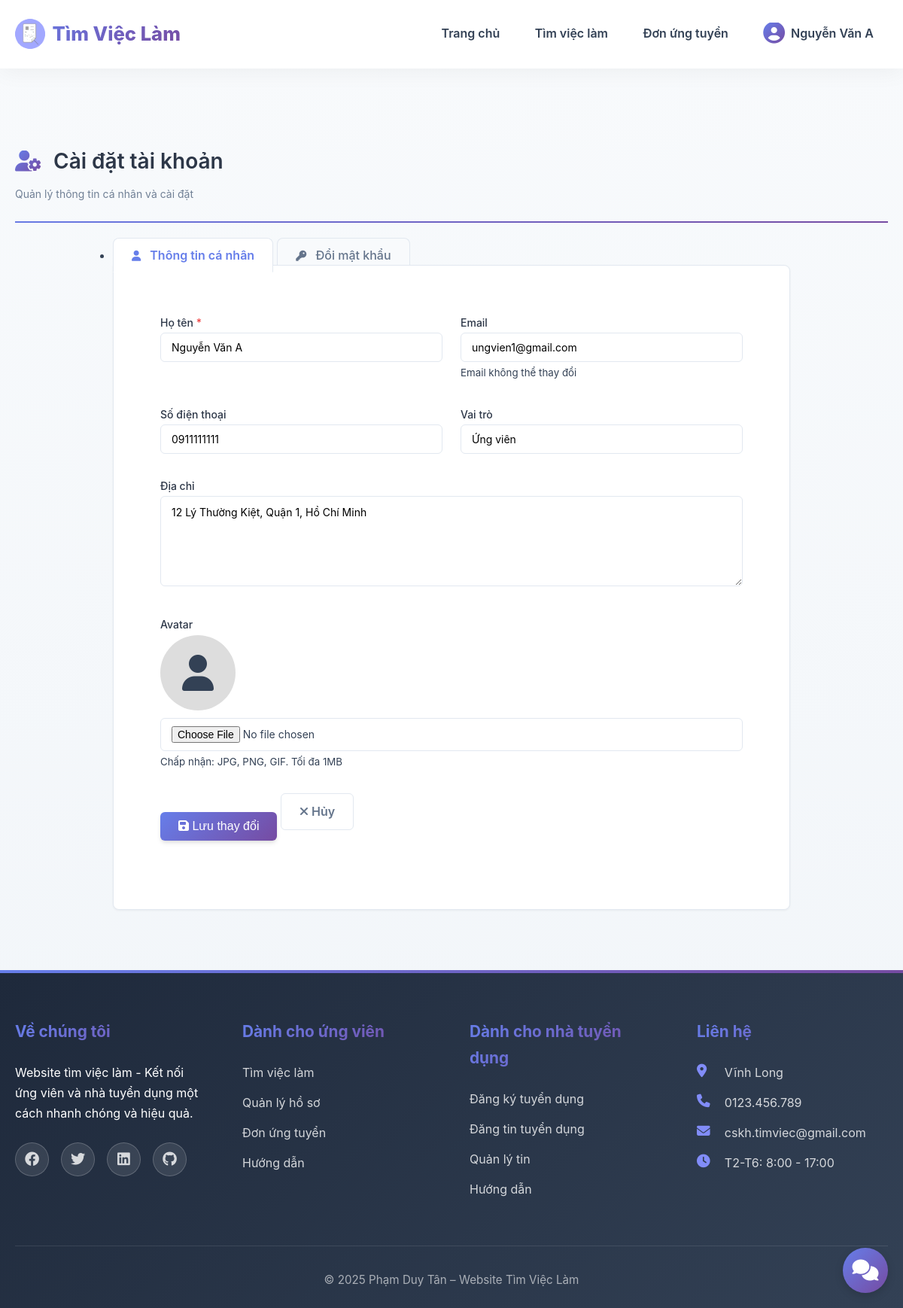
The app's page /taikhoan (signed in), older data.
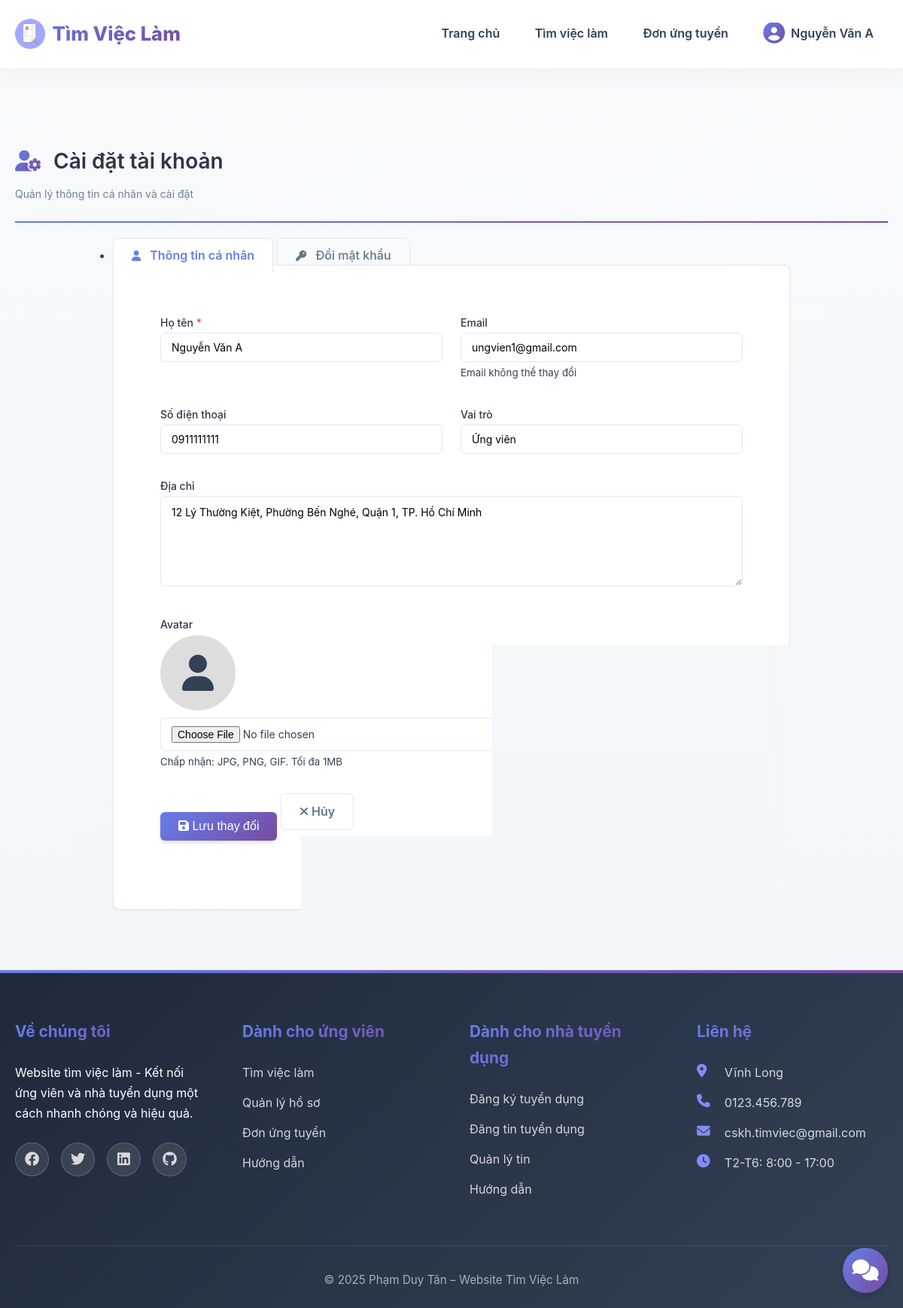
The same page, newer data.
### tables this page shows
CREATE TABLE `nguoidung` (
  `id` int(11) NOT NULL,
  `email` varchar(255) NOT NULL,
  `matkhau` varchar(255) NOT NULL,
  `hoten` varchar(255) NOT NULL,
  `sodienthoai` varchar(20) DEFAULT NULL,
  `diachi` text DEFAULT NULL,
  `avatar` varchar(255) DEFAULT NULL,
  `vaitro` enum('admin','ungvien','tuyendung','choduyet') DEFAULT 'ungvien',
  `trangthai` enum('hoatdong','khoa') DEFAULT 'hoatdong',
  `xacminh` tinyint(1) DEFAULT 0,
  `ngaytao` datetime DEFAULT current_timestamp(),
  `ngaycapnhat` datetime DEFAULT current_timestamp() ON UPDATE current_timestamp()
);

### app/controllers/TaikhoanController.php (called while the page is built, shortened)
<?php
require_once BASE_PATH . 'app/models/NguoiDungModel.php';
class TaikhoanController extends BaseController {
    private $nguoiDungModel;
    private $db;
    public function __construct() {
        $this->db = Database::getInstance()->getConnection();
        $this->nguoiDungModel = new NguoiDungModel();
    }
    public function index() {
        $userId = $_SESSION['nguoidung_id'];
        $vaitro = $_SESSION['vaitro'];
        $user = $this->nguoiDungModel->layThongTin($userId);
        $thongTinBoSung = null;
        if ($vaitro == 'ungvien') {
            $sql = "SELECT * FROM thongtinungvien WHERE nguoidung_id = :id";
            $stmt = $this->db->prepare($sql);
            $stmt->bindParam(':id', $userId);
            $stmt->execute();
            $thongTinBoSung = $stmt->fetch(PDO::FETCH_ASSOC);
        } elseif ($vaitro == 'tuyendung') {
            $sql = "SELECT * FROM thongtinnhatuyendung WHERE nguoidung_id = :id";
            $stmt = $this->db->prepare($sql);
            $stmt->bindParam(':id', $userId);
            $stmt->execute();
            $thongTinBoSung = $stmt->fetch(PDO::FETCH_ASSOC);
        }
        $data = [
            'pageTitle' => 'Cài đặt tài khoản',
            'user' => $user,
            'thongTinBoSung' => $thongTinBoSung
        ];
        $this->view('taikhoan/index', $data);
    }
}

### app/core/Database.php (called while the page is built, shortened)
<?php
class Database {
    private static $instance = null;
    private $connection;
    private function __construct() {
        try {
            $this->connection = new PDO(
                "mysql:host=" . DB_HOST . ";dbname=" . DB_NAME . ";charset=utf8mb4",
                DB_USER,
                DB_PASS,
                [
                    PDO::ATTR_ERRMODE => PDO::ERRMODE_EXCEPTION,
                    PDO::ATTR_DEFAULT_FETCH_MODE => PDO::FETCH_ASSOC,
                    PDO::ATTR_EMULATE_PREPARES => false
                ]
            );
        } catch (PDOException $e) {
            die("Database connection failed: " . $e->getMessage());
        }
    }
    public static function getInstance() {
        if (self::$instance === null) {
            self::$instance = new self();
        }
        return self::$instance;
    }
    public function getConnection() {
        return $this->connection;
    }
}

### app/models/NguoiDungModel.php (called while the page is built, shortened)
<?php
class NguoiDungModel {
    private $db;
    private $table = 'nguoidung';
    public function __construct() {
        $this->db = Database::getInstance()->getConnection();
    }
    public function layThongTin($id) {
        $sql = "SELECT * FROM " . $this->table . " WHERE id = :id";
        $stmt = $this->db->prepare($sql);
        $stmt->bindParam(':id', $id);
        $stmt->execute();
        return $stmt->fetch(PDO::FETCH_ASSOC);
    }
}
?>

### app/views/taikhoan/index.php (the view, shortened to what the changed rows need)
<?php require_once BASE_PATH . 'app/views/layouts/header.php'; ?>
<div class="container" style="margin-top: 100px; margin-bottom: 50px;">
    <div class="page-header" style="margin-bottom: 30px;">
        <h1 style="font-size: 28px; font-weight: 600; color: #2d3748; margin-bottom: 8px;">
            <i class="fas fa-user-cog" style="color: #667eea;"></i> Cài đặt tài khoản
        </h1>
        <p style="color: #718096; font-size: 14px; margin: 0;">Quản lý thông tin cá nhân và cài đặt</p>
    </div>
    <div style="max-width: 900px; margin: 0 auto;">
        <ul class="nav nav-tabs" role="tablist">
            <?php if ($_SESSION['vaitro'] != 'tuyendung'): ?>
            <li class="nav-item">
                <a class="nav-link active" data-toggle="tab" href="#thongtin">
                    <i class="fas fa-user"></i> Thông tin cá nhân
                </a>
            </li>
            <?php endif; ?>
            <li class="nav-item">
                <a class="nav-link" data-toggle="tab" href="#matkhau">
                    <i class="fas fa-key"></i> Đổi mật khẩu
                </a>
            </li>
        </ul>
        <div class="card">
            <div class="card-body" style="padding: 30px;">
            <div class="tab-content">
                <?php if ($_SESSION['vaitro'] != 'tuyendung'): ?>
                <div id="thongtin" class="tab-pane fade show active">
                <?php else: ?>
                <div id="thongtin" class="tab-pane fade">
                <?php endif; ?>
                    <form method="POST" action="<?php echo BASE_URL; ?>taikhoan/capnhat" enctype="multipart/form-data">
                        <div class="form-row">
                            <div class="form-group col-md-6">
                                <label>Họ tên <span class="text-danger">*</span></label>
                                <input type="text" name="hoten" class="form-control"
                                       value="<?php echo htmlspecialchars($user['hoten']); ?>" required>
                            </div>
                            <div class="form-group col-md-6">
                                <label>Email</label>
                                <input type="email" class="form-control"
                                       value="<?php echo htmlspecialchars($user['email']); ?>" readonly>
                                <small class="form-text text-muted">Email không thể thay đổi</small>
                            </div>
                        </div>
                        <div class="form-row">
                            <div class="form-group col-md-6">
                                <label>Số điện thoại</label>
                                <input type="tel" name="sodienthoai" class="form-control"
                                       value="<?php echo htmlspecialchars($user['sodienthoai'] ?? ''); ?>">
                            </div>
                            <div class="form-group col-md-6">
                                <label>Vai trò</label>
                                <input type="text" class="form-control"
                                       value="<?php
                                       $roles = [
                                           'admin' => 'Quản trị viên',
                                           'tuyendung' => 'Nhà tuyển dụng',
                                           'ungvien' => 'Ứng viên'
                                       ];
                                       echo $roles[$user['vaitro']] ?? $user['vaitro'];
                                       ?>" readonly>
                            </div>
                        </div>
                        <div class="form-group">
                            <label>Địa chỉ</label>
                            <textarea name="diachi" class="form-control" rows="2"><?php echo htmlspecialchars($user['diachi'] ?? ''); ?></textarea>
                        </div>
                        <div class="form-group">
                            <label>Avatar</label>
                            <div style="margin-bottom: 10px;">
                                <?php if (!empty($user['avatar'])): ?>
                                    <img src="<?php echo BASE_URL; ?>uploads/avatar/<?php echo htmlspecialchars($user['avatar']); ?>"
                                         alt="Avatar" style="width: 100px; height: 100px; object-fit: cover; border-radius: 50%;">
                                <?php else: ?>
                                    <div style="width: 100px; height: 100px; background: #ddd; border-radius: 50%; display: flex; align-items: center; justify-content: center;">
                                        <i class="fas fa-user fa-3x text-muted"></i>
                                    </div>
                                <?php endif; ?>
                            </div>
                            <input type="file" name="avatar" class="form-control" accept="image/*">
                            <small class="form-text text-muted">Chấp nhận: JPG, PNG, GIF. Tối đa 1MB</small>
                        </div>
                        <div class="form-group">
                            <button type="submit" class="btn btn-primary">
                                <i class="fas fa-save"></i> Lưu thay đổi
                            </button>
                            <a href="<?php echo BASE_URL; ?>nhatuyendung" class="btn btn-outline">
                                <i class="fas fa-times"></i> Hủy
                            </a>
                        </div>
                    </form>
                </div>
            </div>
        </div>
    </div>
</div>
<?php require_once BASE_PATH . 'app/views/layouts/footer.php'; ?>

Row changes from the older to the newer data that the page shows:
changed nguoidung "Nguyễn Văn A": diachi "12 Lý Thường Kiệt, Quận 1, Hồ Chí Minh" → "12 Lý Thường Kiệt, Phường Bến Nghé, Quận 1, TP. Hồ Chí Minh"
